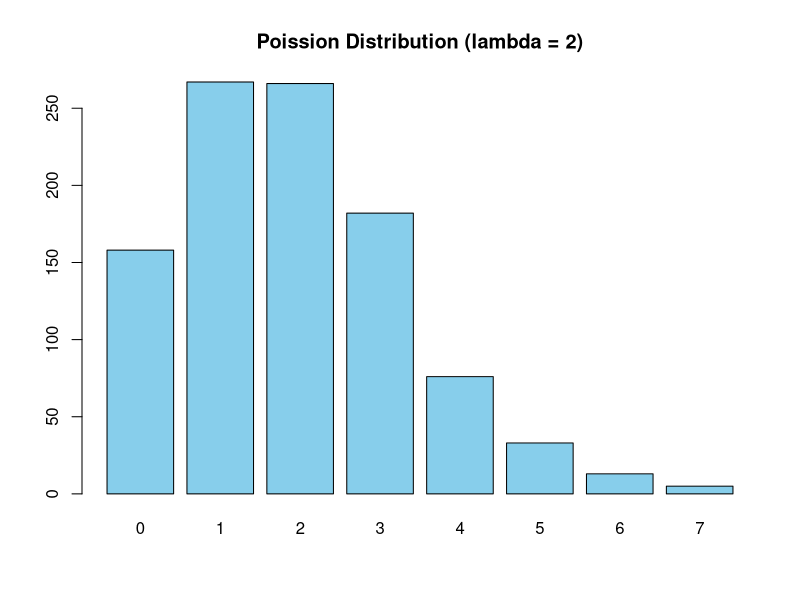
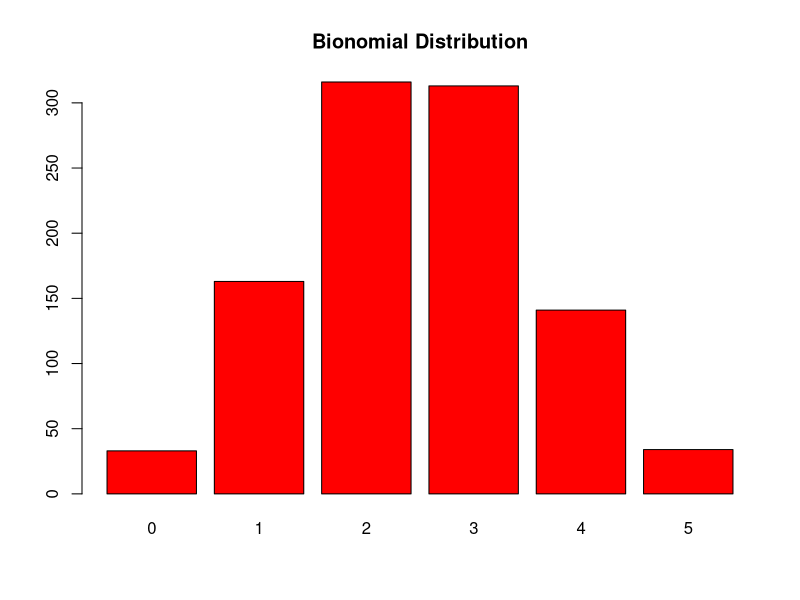
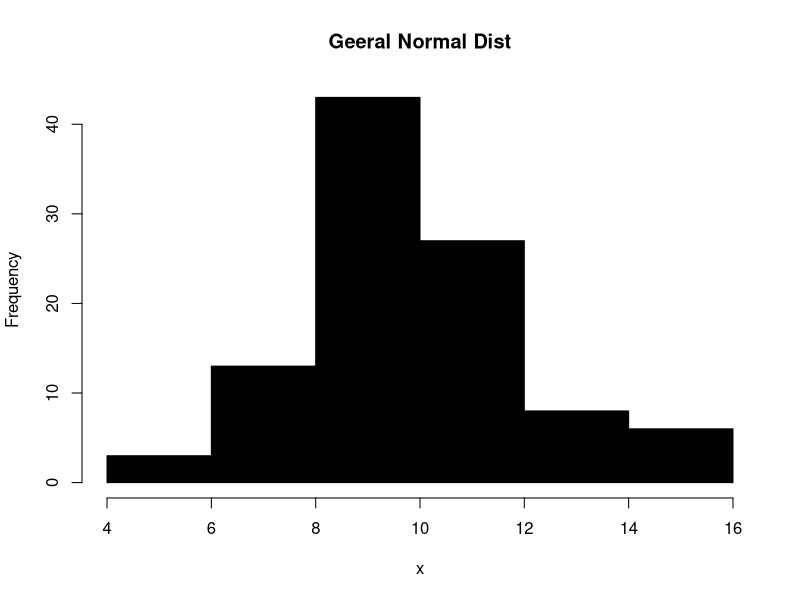
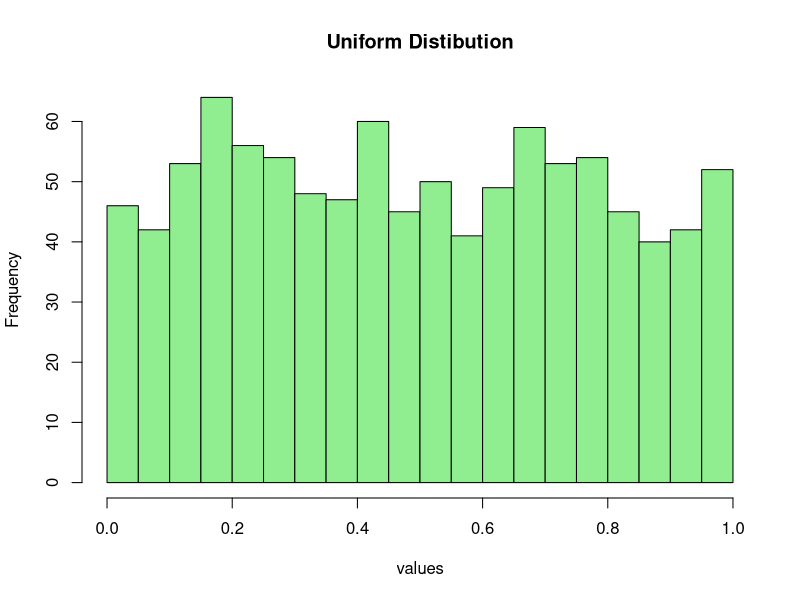
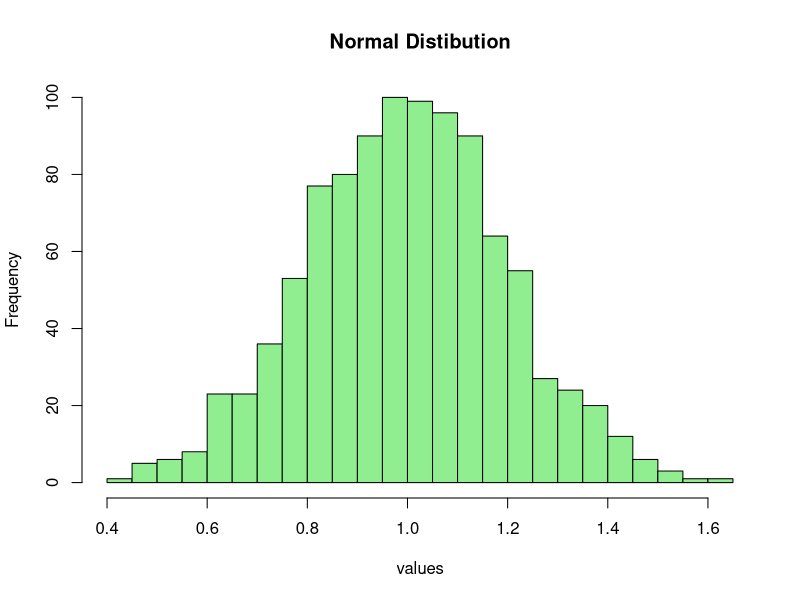
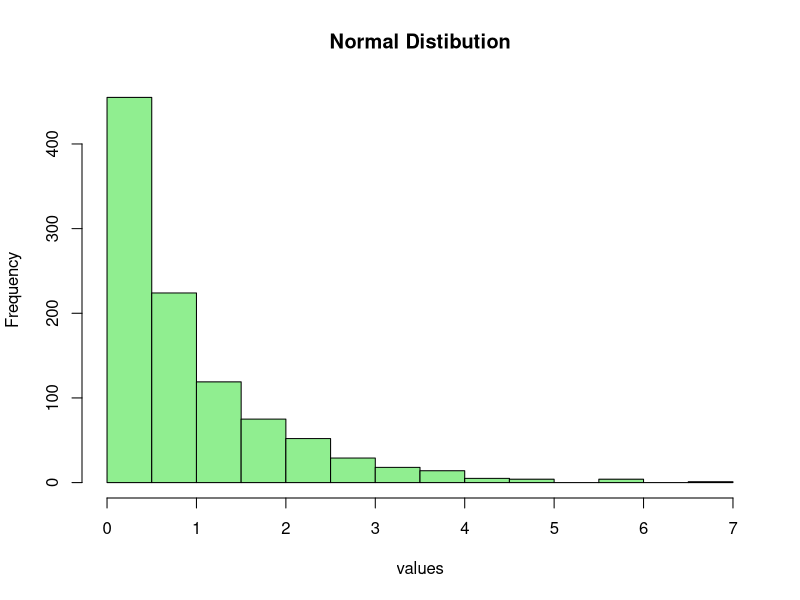

Write R code to recreate these figures, in order. (Note: this script raises an error after producing the figures.)
# Descrete Normalization (Bionomial Distribution & Poission Distribution)


# Probability of exactly 2 successes in 5 trials with success probability 0.5
dbinom(2, size = 5, prob = 0.5)
# Generate 10 random values from a binomial distribution (5 trials, p = 0.5)
rbinom(10, 5, 0.5)


# Probability of observing exactly 3 events when the average rate (lambda) is 2
dpois(3, lambda = 2)
# Generate 5 random values from a Poisson distribution with lambda = 2
rpois(5, lambda = 2)


# Barplot of frequencies from 1000 Poisson samples with lambda = 2
barplot(table(rpois(1000, lambda = 2)), col = 'skyblue', main = "Poission Distribution (lambda = 2)")
# Barplot of frequencies from 1000 binomial samples (5 trials, p = 0.5)
barplot(table(rbinom(1000, 5, 0.5)), col = 'Red', main = "Bionomial Distribution")



# Continous Normalization (Normal Distribution, Uniform Distribution & Exponential Distribution)


# Density of standard normal distribution at 0 (mean = 0, sd = 1)
dnorm(0, mean = 0, sd = 1)
# Cumulative probability up to 1.96 for standard normal distribution
pnorm(1.96, mean = 0, sd = 1)
# Generate 100 random values from normal distribution with mean 10 and sd 2
rnorm(100, mean = 10, sd = 2)


# Generate 100 random normal values with mean 10 and sd 2, summarize their statistics, and plot their distribution as a histogram
x <- rnorm(100, mean = 10, sd = 2)
summary(x)
hist(x, col = 'Black', main = 'Geeral Normal Dist')



values <- runif(1000, min = 0, max = 1)
hist(values, col = "Lightgreen", main = "Uniform Distibution", breaks = 20)

values <- rnorm(1000, mean =1, sd =0.2)
hist(values, col = "Lightgreen", main = "Normal Distibution", breaks = 20)

values <- rexp(1000, rate = 1)
hist(values, col = "Lightgreen", main = "Normal Distibution", breaks = 20)


x <- seq(-4,4,0.1)
plot(x, dnorm(x), type ="1", col ="blue", main= "Normal Distibution")


x <- seq(-4,4,0.1)
plot(x, dnorm(x), type ="p", col ="blue", main= "Normal Distibution")




# Set up plotting area: 1 row, 2 columns
par(mfrow = c(1, 2))

# 1. Discrete Probability Distribution (Binomial)
x_D <- 0:5  # Possible number of successes (0 to 5)
prob_D <- dbinom(x_D, size = 5, prob = 0.5)  # Binomial probabilities

barplot(prob_D, names.arg = x_D,
        col = "black", ylim = c(0, 0.4),
        main = "Discrete Distribution",
        xlab = "Number of Successes",
        ylab = "Probability")

# 2. Continuous Probability Distribution (Normal)
x_c <- seq(-4, 4, by = 0.1)
y_c <- dnorm(x_c, mean = 0, sd = 1)

plot(x_c, y_c, type = "1", lwd = 2,
     col = 'blue', main = "Continuous Distribution",
     xlab = "Value", ylab = "Density")

polygon(x_c, y_c, col = rgb(1,1, 0.1))
